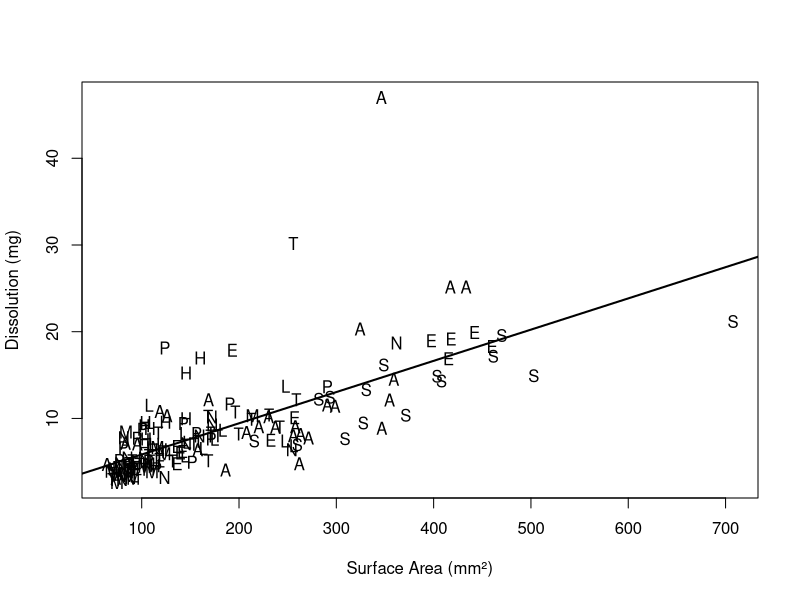
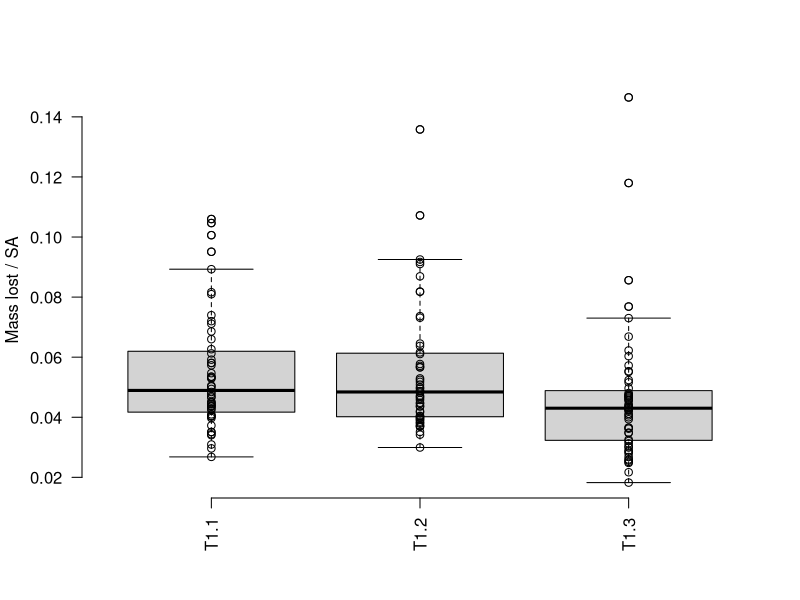
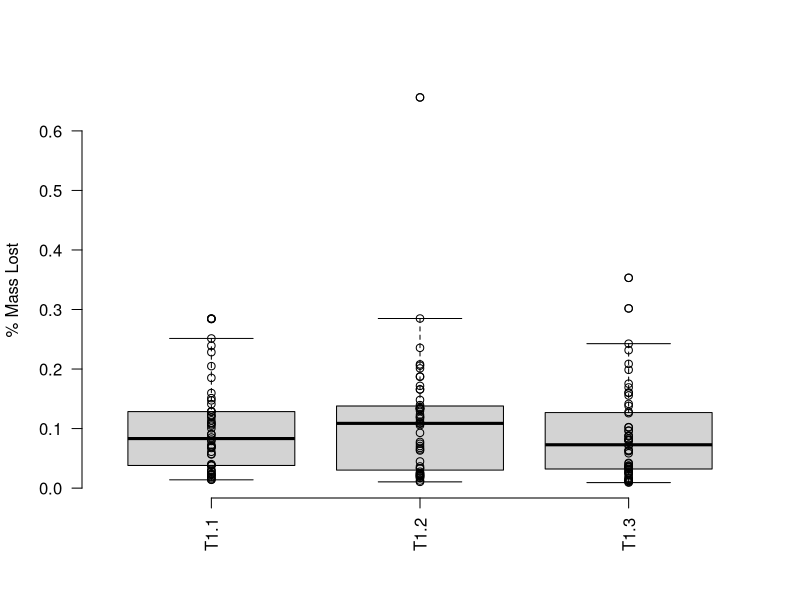
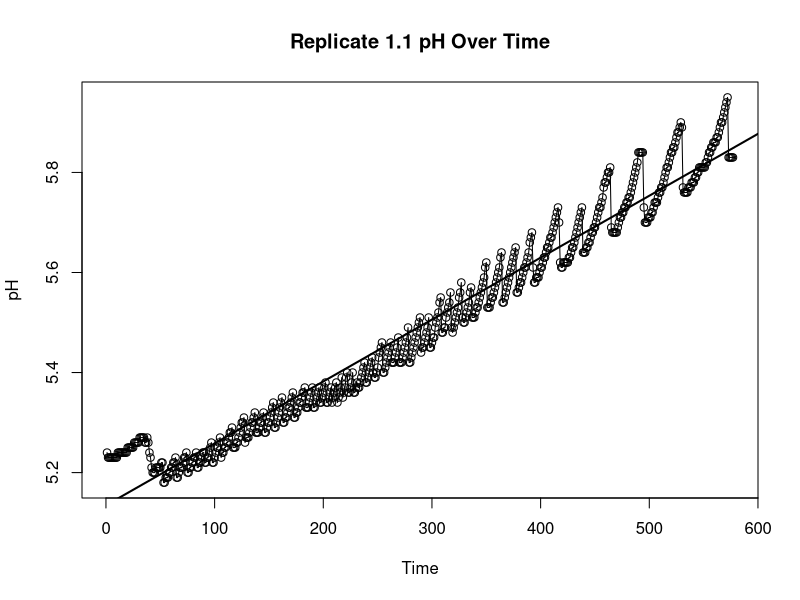
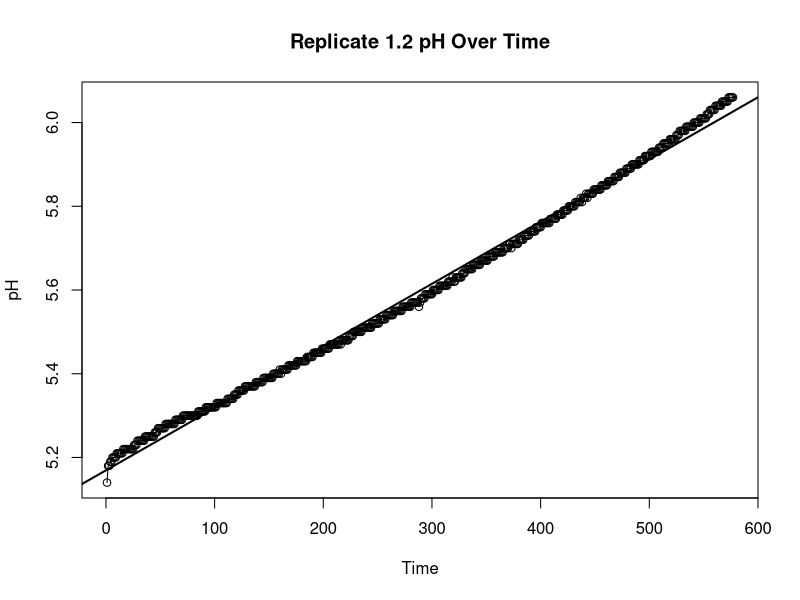
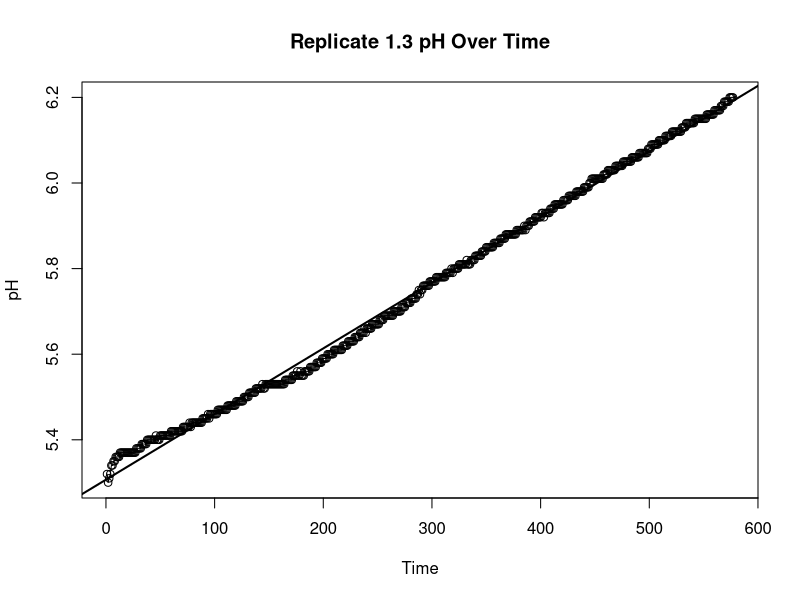
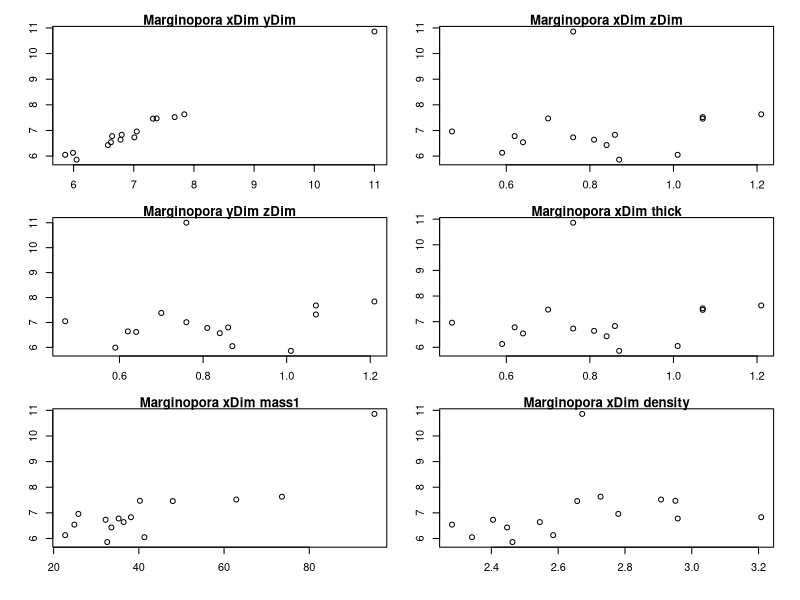
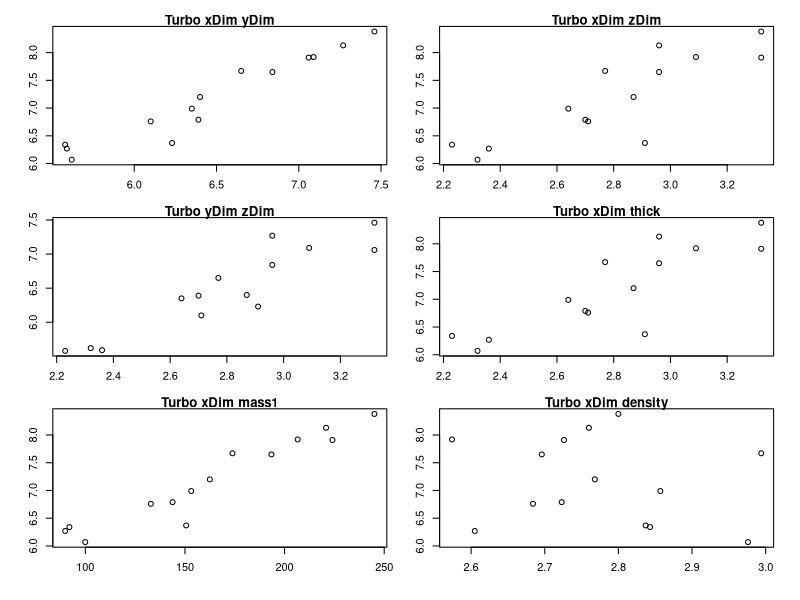

Write R code to recreate these figures, in order.
#0.open script, set names and parameters
#trial update for git
dShellFull <- read.csv('./shells_Expt1.csv', skip=22)

#remove missing and broken taxon
dShell<- dShellFull[-c(10,38,39,77,79,91),]

dateFormat <- '%m/%d/%y %H:%M'
EXPID <- unique(dShell$exptID)

#General calculations of mass lost and time
dShell$cMass <- -1 * (dShell$mass2 - dShell$mass1)
dShell$pMass <- (dShell$mass1 - dShell$mass2) / dShell$mass1
dShell$cTime1 <- strptime(dShell$dateM1, format=dateFormat)
dShell$cTime2 <- strptime(dShell$dateM2, format=dateFormat)
dShell$cDuration <- dShell$cTime2 - dShell$cTime1

#General calculation of shell surface area for each taxa based on generalized shape
dShell$cSize <- (dShell$xDim * dShell$yDim * dShell$zDim) ^ (1/3)

dShell$shape <- 'cylinder1'
dShell[(dShell$taxon == 'Liloa'),'shape'] <-'cylinder2'
dShell[(dShell$taxon == 'Aragonite'),'shape'] <- 'cube'
dShell[(dShell$taxon == 'Tridacna'),'shape'] <- 'cube'

#turbo is dome + circle aka hemisphere
dShell[(dShell$taxon == 'Turbo'), 'shape'] <- 'hemisphere'

#pingui,abra, and scaph technically two domes
dShell[(dShell$taxon == 'Pinguitellina'), 'shape'] <- '2dome'
dShell[(dShell$taxon == 'Abranda'), 'shape'] <- '2dome'
dShell[(dShell$taxon == 'Scaphopod'), 'shape'] <- '2dome'

#halimeda different shape entirely... diamond/rhombus
dShell[(dShell$taxon =='Halimeda'), 'shape'] <- 'rhombus'

#finally, nat and eth are spherical
dShell[(dShell$taxon == 'Natica'), 'shape'] <-'sphere'
dShell[(dShell$taxon == 'Ethalia'), 'shape'] <-'sphere'

#basic rectangular cube surface area. does not work for halimeda based off how measurements were taken.
#is 2xy + 2yz + 2xz
dShell$cSA1 <- 2*(dShell$xDim * dShell$yDim) + 2*(dShell$yDim * dShell$zDim) + 2*(dShell$xDim * dShell$zDim)

#next lines for surface area of cylindrical specimen, for margi cylinder
#equal to 2piR^2 + 2*h*pi*r
subCyl1 <- which(dShell$shape == 'cylinder1')
dShell[subCyl1,'cSA1'] <- 2 * (pi* dShell[subCyl1,'xDim']/2 * dShell[subCyl1,'yDim']/2) + dShell[subCyl1,'zDim']*pi*(dShell[subCyl1,'yDim'] + dShell[subCyl1,'xDim'])/2
#for liloa cylinder
subCyl2 <- which(dShell$shape == 'cylinder2')
dShell[subCyl2,'cSA1'] <- 2 * (pi* dShell[subCyl2,'yDim']/2 * dShell[subCyl2,'yDim']/2) + 2* dShell[subCyl2,'zDim']*pi*dShell[subCyl2,'yDim']/2 

#next turbo, a hemisphere
#is pi*r^2 + 2*pi*r*h + 
subHemi <- which(dShell$shape == 'hemisphere')
dShell[subHemi,'cSA1'] <-  pi * (dShell[subHemi,'xDim']/2 * dShell[subHemi,'yDim']/2) + 2 * pi * (dShell[subHemi,'xDim']/2 + dShell[subHemi,'yDim']/2)/2 * dShell[subHemi,'zDim'] 

#next lines for surface area of domed specimens
# is 2 * (2*pi*r*h)
subDome <- which(dShell$shape == '2dome')
dShell[subDome,'cSA1'] <- 2 * pi * 2 *(dShell[subDome,'xDim']/2 + dShell[subDome,'yDim']/2)/2 * dShell[subDome,'zDim']

#then, rough surface area for rhomboid Halimeda
#surface area is 2(xy/2) + 4(zc) where c = ((x/2)^2) + (y/2)^2)^1/2 
subRhom <- which(dShell$shape == 'rhombus')
dShell[subRhom,'cDim'] <- sqrt((dShell[subRhom,'xDim']/2)^2 + (dShell[subRhom,'yDim']/2)^2)
dShell[subRhom,'cSA1'] <- 2 * ((dShell[subRhom,'xDim']*dShell[subRhom,'yDim'])/2) + 4 * dShell[subRhom,'zDim'] * dShell[subRhom,'cDim']
  
#finally, nat and eth spherical calc
#is 4 * pi * [(x/2 + y/2 + z/2)/3]^2
subSphere <- which(dShell$shape == 'sphere')
dShell[subSphere,'cSA1'] <- 4 * pi * ((dShell[subSphere,'xDim']/2+dShell[subSphere,'yDim']/2 + dShell[subSphere,'zDim']/2)/3)^2

#1.0 a quick check - dissolution (mg) relationship to surface area (mm^2)
#need to separate these out by taxon!!

plot(cMass ~ cSA1, data=dShell, xlab='Surface Area (mm\u00b2)', ylab='Dissolution (mg)',pch=substring(dShell$taxon, 0, 2))
fit <- glm(cMass~cSA1, data=dShell)
co <- coef(fit)
abline(fit, lwd=2)
#1.1 just having a look at the measurements to check for errors 

pData <- dShell
TAXA <- unique(pData$taxon)

pdf('./measureCheck.pdf', width=6, height=8, page='A4')

par(mfrow=c(3,2), oma=c(1,1,1,1), mar=c(3,3,1,1))

for (t in TAXA) {

	plot(xDim ~ yDim, data=pData[(pData$taxon == t),], main=paste(t,'xDim','yDim'))
	plot(xDim ~ zDim, data=pData[(pData$taxon == t),], main=paste(t,'xDim','zDim'))
	plot(yDim ~ zDim, data=pData[(pData$taxon == t),], main=paste(t,'yDim','zDim'))
	plot(xDim ~ thick, data=pData[(pData$taxon == t),], main=paste(t,'xDim','thick'))
	plot(xDim ~ mass1, data=pData[(pData$taxon == t),], main=paste(t,'xDim','mass1'))
	plot(xDim ~ density, data=pData[(pData$taxon == t),], main=paste(t,'xDim','density'))


}

dev.off()

summary(pData)

#start with basic linear models
a <- lm(pMass ~ cSA1  + mass1 + taxon, data=pData)
summary(a)
a <- lm(pMass ~ cSA1  + mass1 + density, data=pData)
summary(a)

a <- lm(pMass ~ cSA1  + mass1 + taxon + density, data=pData)
summary(a)
a$residuals



#1.2 Total mass lost by taxon separate from variables

pdf('./deltaMass.pdf', width=8, height=6, page='A4')

#edit exptID to be related to this new set of experiments
#for (e in EXPID) {
  
  par(mfrow=c(1,1), oma=c(1,1,1,1), mar=c(8,4,1,0))
  
#  pData <- dShell[(dShell$exptID == e),]
  #to get anything to work this pData needs to go first!!! added below.
  pData <- dShell
  pData$taxon <- as.factor(pData$taxon)
  taxa <- sort(unique(pData$taxon))
  tFont <- rep(3,length(taxa))
  tFont[which(taxa == 'Aragonite')] <- 1
  #what does following line do? likely have to change integers
  taxaAbrev <- substring(taxa,0,5)
  
  #mass lost in mg
  plot(cMass ~ taxon, data=pData[!is.na(pData$cMass),], ylim=c(0,max(pData$cMass, na.rm=TRUE)), ann=FALSE, axes=FALSE)
  points(cMass ~ taxon, data=pData[!is.na(pData$cMass),])
  mtext('Mass lost (mg)', side=2, line=3)
  axis(2, las=1)
  axis(1, at=1:length(taxa), labels=taxa, font=3, cex=0.5, las=2)
  #what is the mtext function for
 # mtext(e)


 #1.3 density by taxon
  
  plot(density ~ taxon, data=pData[!is.na(pData$density),], ann=FALSE, axes=FALSE)
  points(density ~ taxon, data=pData[!is.na(pData$density),])
  mtext('Density', side=2, line=3)
  axis(2, las=1)
  axis(1, at=1:length(taxa), labels=taxa, font=tFont, cex=0.5, las=2)

  
 #1.4 mass lost in percentage
  plot(pMass ~ taxon, data=pData[!is.na(pData$pMass),], ann=FALSE, axes=FALSE)
  points(pMass ~ taxon, data=pData[!is.na(pData$pMass),])
  mtext('Mass lost (%)', side=2, line=3)
  axis(2, las=1)
  axis(1, at=1:length(taxa), labels=taxa, font=tFont, cex=0.5, las=2)
#  mtext(e)
  #not sure what next line is for....
  pData[(pData$pMass>0.3),]
  

#2. Mass lost plotted against surface area
  #2.1 why using cMass (mg) rather than pMass (percentage)????
  if (length(which(!is.na(pData$cSA1))) > 0) {
    plot(cMass/cSA1 ~ taxon, data=pData, ann=FALSE, axes=FALSE, ylab='')
    points(cMass/cSA1 ~ taxon, data=pData)
    mtext('Mass lost / SA (mg/mm\u00b2)', side=2, line=3)
    axis(2, las=1)
    axis(1, at=1:length(taxa), labels=taxa, font=tFont, cex=0.5, las=2)
 #   mtext(e)
  } else {
    plot(1:1, type='n', ann=FALSE, axes=FALSE)
    mtext('no data', side=1, line=-2)
}

#3. Mass lost plotted against density
  #3.1 Mass/density by taxon
  #this again uses cMass, which is total mass lost, rather than pMass, which is percentage. Change?
if (length(which(!is.na(pData$density))) > 0) {
  plot(cMass/density ~ taxon, data=pData, ann=FALSE, axes=FALSE, ylab='')
  points(cMass/density ~ taxon, data=pData)
  mtext('Mass lost / density', side=2, line=3)
  axis(2, las=1)
  axis(1, at=1:length(taxa), labels=taxa, font=tFont, cex=0.5, las=2)
#  mtext(e)
  #following line only needed if you have no data for one part of expt, which you won't
} else {
  plot(1:1, type='n', ann=FALSE, axes=FALSE)
  mtext('no data', side=1, line=-2)
}

dev.off()

#4 Plot these all again - compared to the calculated dimensions and surface area using slightly different calc (flat calc) 

#4.1 Comparison of X and y dimensions by hand vs in imageJ 
pData <- dShell
TAXA <- unique(pData$taxon)

#if this next bit looks good, move on to 4.2
pdf('./measureCheck(measureVScalc).pdf', width=6, height=8, page='A4')
par(mfrow=c(3,2), oma=c(1,1,1,1), mar=c(3,3,1,1))

for (t in TAXA) {
plot(xDim ~ calcX, data=pData[(pData$taxon == t),], main=paste(t,'xDim','calcX'))
plot(yDim ~ calcY, data=pData[(pData$taxon == t),], main=paste(t,'yDim','calcY')) }

dev.off()

#4.2 
#general calculation of surface area for each taxa based on flat shape
#you need to run this BEFORE sorting for graph purposes otherwise it'll vectorize your factors 

#SA for cube
dShell$calcSA <- dShell$calcSA1 + dShell$calcSA2 + 2*(dShell$calcY * dShell$zDim) + 2*(dShell$calcX * dShell$zDim)
#SA for cube, resolved for aragonite
dShell$calcSA <- 2*(dShell$calcX * dShell$calcY) + 2*(dShell$calcY * dShell$zDim) + 2*(dShell$calcX * dShell$zDim)

#next lines for surface area of cylindrical specimens
# need to figure this out better for Liloa...
#equal to 2piR^2 + 2*h*pi*r

dShell[(dShell$taxon == 'Liloa'),'shape'] <-'cylinder2'

#you don't need above lines to run because that's already in earlier part
subCyl1 <- which(dShell$shape == 'cylinder1')
#next line isn't working?????
dShell[subCyl1,'calcSA'] <- dShell[subCyl1,'calcSA1'] + dShell[subCyl1,'calcSA2'] + dShell[subCyl1,'zDim'] * pi * (dShell[subCyl1,'calcY'] + dShell[subCyl1,'calcX'])/2

#liloa calc based on imageJ
subCyl2 <- which(dShell$shape == 'cylinder2')
dShell[subCyl2,'calcSA'] <- 2 * (pi* dShell[subCyl2,'calcY']/2 * dShell[subCyl2,'calcY']/2) + 2* dShell[subCyl2,'zDim']*pi*dShell[subCyl2,'calcY']/2 

#next turbo, a hemisphere
#is pi*r^2 + 2*pi*r*h
subHemi <- which(dShell$shape == 'hemisphere')
dShell[subHemi,'calcSA'] <-  dShell[subHemi,'calcSA1'] + 2 * pi * (dShell[subHemi,'calcX']/2 + dShell[subHemi,'calcY']/2)/2 * dShell[subHemi,'zDim'] 

#next lines for surface area of domed specimens
#calcSA1 = pi *r^2
subDome <- which(dShell$shape == '2dome')
dShell[subDome,'calcSA'] <- 2 * pi * 2 *(dShell[subDome,'calcX']/2 + dShell[subDome,'calcY']/2)/2 * dShell[subDome,'zDim']

#then, rough surface area for rhomboid Halimeda
#surface area is 2(xy/2) + 4(zc) where c = ((x/2)^2) + (y/2)^2)^1/2 
subRhom <- which(dShell$shape == 'rhombus')
dShell[subRhom,'calcC'] <- sqrt((dShell[subRhom,'calcX']/2)^2 + (dShell[subRhom,'calcY']/2)^2)
dShell[subRhom,'calcSA'] <- dShell[subRhom,'calcSA1'] + dShell[subRhom,'calcSA2'] + 4 * dShell[subRhom,'zDim'] * dShell[subRhom,'calcC']


#finally, nat and eth spherical calc
#is 4 * pi * [(x/2 + y/2 + z/2)/3]^2
subSphere <- which(dShell$shape == 'sphere')
dShell[subSphere,'calcSA'] <- 4 * pi * ((dShell[subSphere,'calcX']/2+dShell[subSphere,'calcY']/2 + dShell[subSphere,'zDim']/2)/3)^2

#Or try this
#calcSA1 = pi * r^2
dShell[subSphere,'r1'] <- sqrt(dShell[subSphere,'calcSA1']/pi)

#calcSA2 = pi * r^2
dShell[subSphere,'r2'] <- sqrt(dShell[subSphere,'calcSA2']/pi)

#SA is 4 * pi * r^2
#with the two different rs 
dShell[subSphere,'calcSA'] <- 4 * pi * ((dShell[subSphere,'r1']+dShell[subSphere,'r2'] + dShell[subSphere,'zDim']/2)/3)^2


#finally! this bit!
pData <- dShell
TAXA <- unique(pData$taxon)
pData$taxon <- as.factor(pData$taxon)
taxa <- sort(unique(pData$taxon))
tFont <- rep(3,length(taxa))
tFont[which(taxa == 'Aragonite')] <- 1
taxaAbrev <- substring(taxa,0,5)

#4.3 first, compare the two calculations of surface area for similarity
pdf('./surfaceAreaCalculation.pdf', width=8, height=6, page='A4')
par(mfrow=c(1,1), oma=c(1,1,1,1), mar=c(8,4,1,0))

#can get this to run but it replicates a million times?

plot(cSA1/calcSA ~ taxon, data=pData, ann=FALSE, axes=FALSE, ylab='', xlim=c(0,11))
points(cSA1/calcSA ~ taxon, data=pData)
abline(a=1, b=0)
mtext('Caliper SA / Calculated SA', side=2, line=3)
axis(2, las=1)
axis(1, at=1:length(taxa), labels=taxaAbrev, font=tFont, cex=0.5, las=2)

pData2 <- pData[!is.na(pData$calcSA),]
plot(cSA1~calcSA, data=pData2, pch=substring(pData2$taxon, 0, 2), log='xy', xlab='log(ImageJSA)', ylab='log(CaliperSA)')
abline(a=0, b=1)
levels(pData$taxon)

pData[(pData$taxon=='Abranda'), c('xDim', 'cSA1', 'calcSA')]

plot((cSA1-calcSA)/calcSA~taxon, data=pData2, pch=substring(pData$taxon, 0, 2))
log2(((pData2$cSA1-pData2$calcSA)/pData2$calcSA)+1)
#4.4 second, plot the mass vs calc by taxon

plot(cMass/calcSA ~ taxon, data=pData, ann=FALSE, axes=FALSE, ylab='')
points(cMass/calcSA ~ taxon, data=pData)
mtext('Mass lost / Calculated SA', side=2, line=3)
axis(2, las=1)
axis(1, at=1:length(taxa), labels=taxa, font=tFont, cex=0.5, las=2)

dev.off()

#4.5 then, figuring out which one is better (this or 2.1)! Compare.



#5 Comparison of three replicates for consistency across experiment
  #start by subsetting the three replicates
pData <- dShell
TAXA <- unique(pData$taxon)

pData$taxon <- as.factor(pData$taxon)
taxa <- sort(unique(pData$taxon))
tFont <- rep(3,length(taxa))
tFont[which(taxa == 'Aragonite')] <- 1
taxaAbrev <- substring(taxa,0,5)

#this has to come AFTER THE ABOVE
rep1.1 <- subset(pData,exptID =='T1.1')
rep1.2 <- subset(pData,exptID =='T1.2')
rep1.3 <- subset(pData,exptID =='T1.3')


#trying to plot the means
rep1mean <- mean(rep1.1$pMass)
rep2mean <- mean(rep1.2$pMass)
rep3mean <- mean(rep1.3$pMass)
  
pData$exptID <- as.factor(pData$exptID)
rep <- sort(unique(pData$exptID))
tFont <- rep(3,length(rep))
tFont[which(rep == 'T1.1')] <- 1
repAbrev <- substring(rep,0,5)

#comparing three replicates by both mass lost/SA ratio and % mass lost
plot(cMass/cSA1 ~ exptID, data=pData, ann=FALSE, axes=FALSE, ylab='', main='Replicates')
points(cMass/cSA1 ~ exptID, data=pData)
mtext('Mass lost / SA', side=2, line=3)
axis(2, las=1)
axis(1, at=1:length(rep), labels=rep, font=tFont, cex=0.5, las=2)

plot(pMass ~ exptID, data=pData, ann=FALSE, axes=FALSE, ylab='', main='Replicates')
points(pMass ~ exptID, data=pData)
mtext('% Mass Lost', side=2, line=3)
axis(2, las=1)
axis(1, at=1:length(rep), labels=rep, font=tFont, cex=0.5, las=2)

#5.1 Comparison of X, Y, Z, + thickness by taxon per replicate

pdf('./measureCheckReplicates.pdf', width=6, height=8, page='A4')

par(mfrow=c(3,2), oma=c(1,1,1,1), mar=c(3,3,1,1))

#how do I plot these but have points from different reps in different shapes?  
  for (t in TAXA) {
    
    plot(xDim ~ yDim, data=rep1.1[(rep1.1$taxon == t),], pch=15, main=paste(t,'xDim','yDim'))
    points(xDim ~ yDim, data=rep1.2[(rep1.2$taxon == t),], pch=16)
    points(xDim ~ yDim, data=rep1.3[(rep1.3$taxon == t),], pch=17)
    
    plot(xDim ~ zDim, data=rep1.1[(rep1.1$taxon == t),], pch=15, main=paste(t,'xDim','zDim'))
    points(xDim ~ zDim, data=rep1.2[(rep1.2$taxon == t),], pch=16)
    points(xDim ~ zDim, data=rep1.3[(rep1.3$taxon == t),], pch=17)
    
    plot(yDim ~ zDim, data=rep1.1[(rep1.1$taxon == t),], pch=15, main=paste(t,'yDim','zDim'))
    points(yDim ~ zDim, data=rep1.2[(rep1.2$taxon == t),], pch=16)
    points(yDim ~ zDim, data=rep1.3[(rep1.3$taxon == t),], pch=17)
    
    plot(xDim ~ thick, data=rep1.1[(rep1.1$taxon == t),], pch=15, main=paste(t,'xDim','thick'))
    points(xDim ~ thick, data=rep1.2[(rep1.2$taxon == t),], pch=16)
    points(xDim ~ thick, data=rep1.3[(rep1.3$taxon == t),], pch=17)
    
    plot(xDim ~ mass1, data=rep1.1[(rep1.1$taxon == t),], pch=15, main=paste(t,'xDim','mass1'))
    points(xDim ~ mass1, data=rep1.2[(rep1.2$taxon == t),], pch=16)
    points(xDim ~ mass1, data=rep1.3[(rep1.3$taxon == t),], pch=17)
    
    plot(xDim ~ density, data=rep1.1[(rep1.1$taxon == t),], pch=15, main=paste(t,'xDim','density'))
    points(xDim ~ density, data=rep1.2[(rep1.2$taxon == t),], pch=16)
    points(xDim ~ density, data=rep1.3[(rep1.3$taxon == t),], pch=17)

    }
dev.off()

#5.2 Comparison of SA (caliper) by taxon per replicate

pdf('./ReplicatesMassSA.pdf', width=8, height=6, page='A4')

par(mfrow=c(1,1), oma=c(1,1,1,1), mar=c(8,4,1,0))
#for 1.1

  plot(cMass/cSA1 ~ taxon, data=rep1.1, ann=FALSE, axes=FALSE, ylab='', main='Rep1.1')
  points(cMass/cSA1 ~ taxon, data=rep1.1)
  mtext('Mass lost / SA', side=2, line=3)
  axis(2, las=1)
  axis(1, at=1:length(taxa), labels=taxa, font=tFont, cex=0.5, las=2)

#for 1.2
  
  plot(cMass/cSA1 ~ taxon, data=rep1.2, ann=FALSE, axes=FALSE, ylab='', main='Rep1.2')
  points(cMass/cSA1 ~ taxon, data=rep1.2)
  mtext('Mass lost / SA', side=2, line=3)
  axis(2, las=1)
  axis(1, at=1:length(taxa), labels=taxa, font=tFont, cex=0.5, las=2)
  
#for 1.3
  plot(cMass/cSA1 ~ taxon, data=rep1.3, ann=FALSE, axes=FALSE, ylab='', main='Rep1.3')
  points(cMass/cSA1 ~ taxon, data=rep1.3)
  mtext('Mass lost / SA', side=2, line=3)
  axis(2, las=1)
  axis(1, at=1:length(taxa), labels=taxa, font=tFont, cex=0.5, las=2)

  dev.off()  
  
#5.3 Comparison of % mass lost (by taxon?) per replicate
  pdf('./ReplicatesPMass.pdf', width=8, height=6, page='A4')
  
  par(mfrow=c(1,1), oma=c(1,1,1,1), mar=c(8,4,1,0))
  #for 1.1
  
  plot(pMass ~ taxon, data=rep1.1, ann=FALSE, axes=FALSE, ylab='', ylim=c(0,1))
  points(pMass ~ taxon, data=rep1.1)
  mtext('Mass lost (%)', side=2, line=3)
  axis(2, las=1)
  axis(1, at=1:length(taxa), labels=taxa, font=tFont, cex=0.5, las=2)
  
  #for 1.2
  
  plot(pMass ~ taxon, data=rep1.2, ann=FALSE, axes=FALSE, ylab='', ylim=c(0,1))
  points(pMass ~ taxon, data=rep1.2)
  mtext('Mass lost (%)', side=2, line=3)
  axis(2, las=1)
  axis(1, at=1:length(taxa), labels=taxa, font=tFont, cex=0.5, las=2)
  
  #for 1.3
  plot(pMass ~ taxon, data=rep1.3, ann=FALSE, axes=FALSE, ylab='', ylim=c(0,1))
  points(pMass ~ taxon, data=rep1.3)
  mtext('Mass lost (%)', side=2, line=3)
  axis(2, las=1)
  axis(1, at=1:length(taxa), labels=taxa, font=tFont, cex=0.5, las=2)
  
  dev.off()  

#5.4 Compare each taxon by replicate 
  
#5.5 Compare pH increase over time by replicate (using Hanna logs)
  
pH1.1 <- read.csv('./Expt 1.1 Log 1.csv')
pH1.2 <- read.csv('./Expt 1.2 Log 1.csv')
pH1.3 <- read.csv('./Expt 1.3 Log 1.csv')

#do you want to do a little math to change time in # of intervals to minutes then hours?

#after combining date/time, need to plot date/time ~ pH. shouldn't need ylim if done correctly
plot(pH ~ Interval, data=pH1.1, type = "o", xlab = "Time", ylab = "pH", main = "Replicate 1.1 pH Over Time")
fit1.1 <- glm(pH ~ Interval, data=pH1.1)
co <- coef(fit1.1)
abline(fit1.1, lwd=2)

#repeat for 1.2
plot(pH ~ Interval, data=pH1.2, type = "o", xlab = "Time", ylab = "pH", main = "Replicate 1.2 pH Over Time")
fit1.2 <- glm(pH ~ Interval, data=pH1.2)
co <- coef(fit1.2)
abline(fit1.2, lwd=2)

#and 1.3
plot(pH ~ Interval, data=pH1.3, type = "o", xlab = "Time", ylab = "pH", main = "Replicate 1.3 pH Over Time")
fit1.3 <- glm(pH ~ Interval, data=pH1.3)
co <- coef(fit1.3)
abline(fit1.3, lwd=2)

dev.off()

#6. Taxon half-life comparison to dissolution rate (only for appropriate taxa)
#work on this later
#subset with Eth, Nat, Turbo, and Pingui
